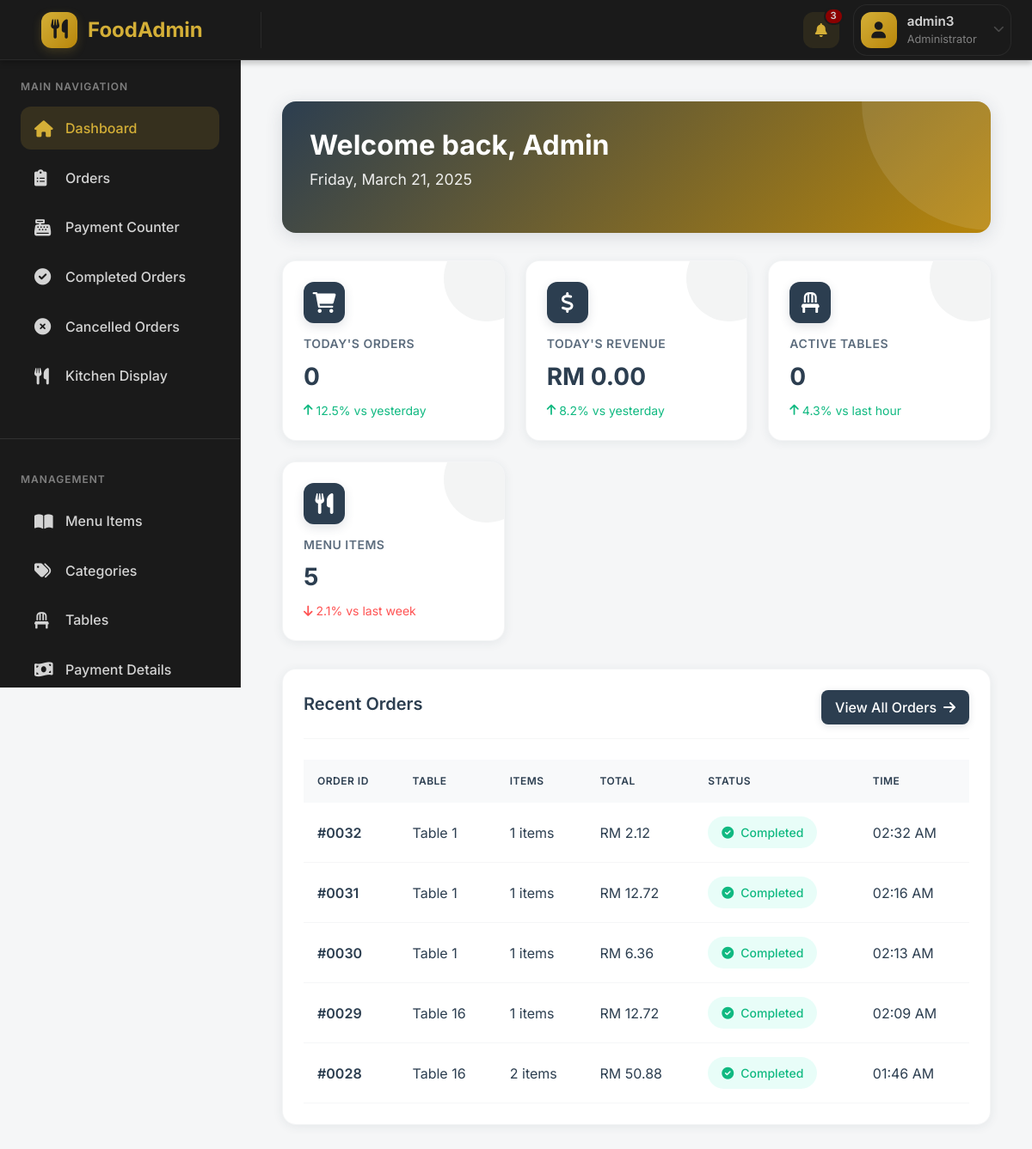
Page /admin/dashboard.php (signed in) on the earlier database version.
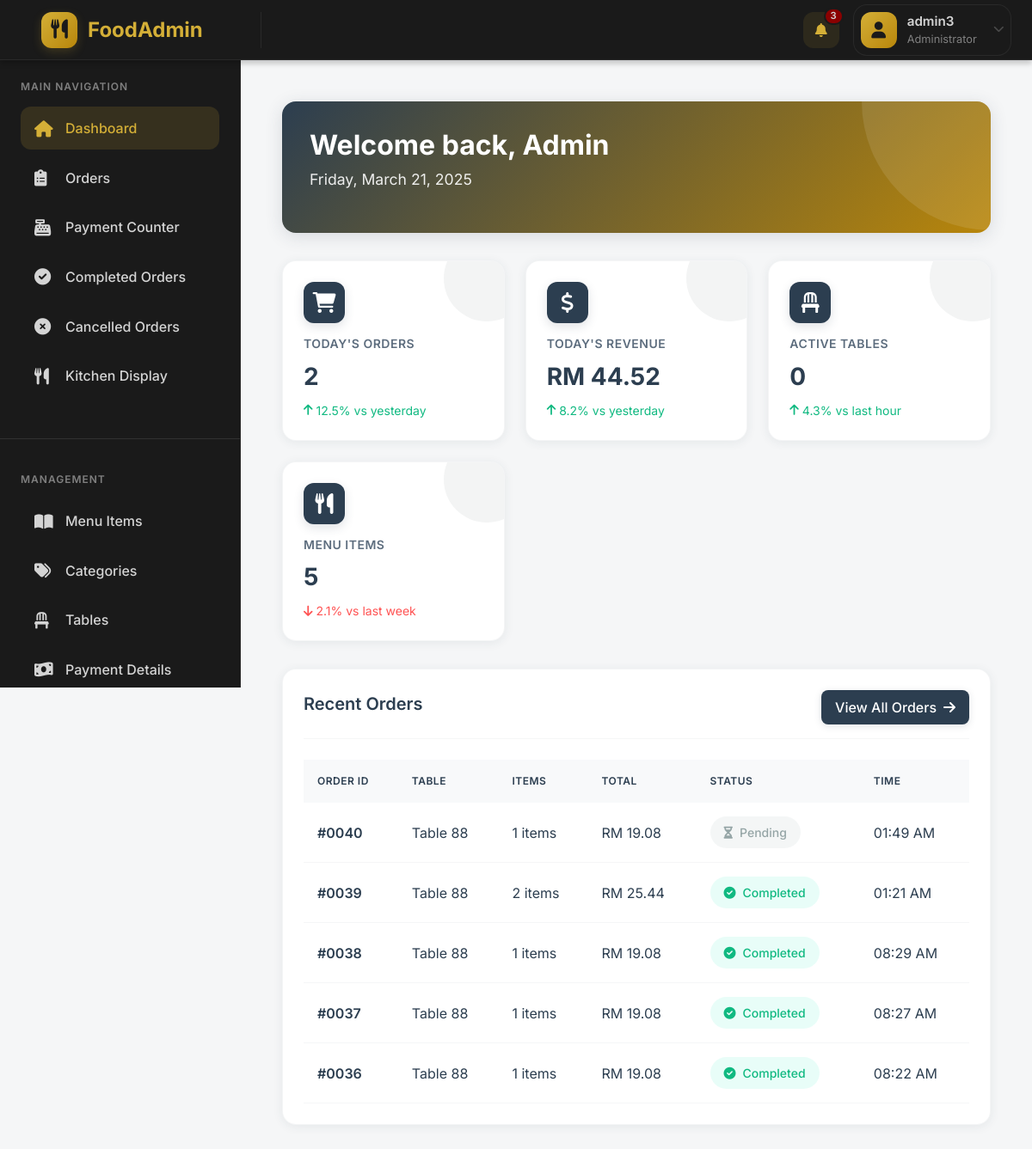
Same page on the later database version.
### tables this page shows
CREATE TABLE `orders` (
  `id` int(11) NOT NULL,
  `table_id` int(11) DEFAULT NULL,
  `status` enum('pending','processing','completed','cancelled') DEFAULT 'pending',
  `total_amount` decimal(10,2) DEFAULT 0.00,
  `created_at` timestamp NULL DEFAULT current_timestamp()
);

CREATE TABLE `tables` (
  `id` int(11) NOT NULL,
  `table_number` int(11) NOT NULL,
  `status` enum('active','inactive') DEFAULT 'active',
  `created_at` timestamp NULL DEFAULT current_timestamp()
);

### classes/Dashboard.php (called while the page is built, shortened)
<?php
class Dashboard {
    private $db;
    public function __construct($db) {
        $this->db = $db;
    }
    public function getDashboardData() {
        try {
            $statsQuery = "SELECT
                (SELECT COUNT(*) FROM orders WHERE DATE(created_at) = CURDATE()) as total_orders,
                (SELECT COUNT(*) FROM orders WHERE status = 'completed' AND DATE(created_at) = CURDATE()) as completed_orders,
                (SELECT COUNT(*) FROM orders WHERE status = 'processing' AND DATE(created_at) = CURDATE()) as processing_orders,
                (SELECT COUNT(*) FROM orders WHERE status = 'pending' AND DATE(created_at) = CURDATE()) as pending_orders,
                (SELECT COALESCE(SUM(total_amount), 0) FROM orders WHERE DATE(created_at) = CURDATE()) as total_revenue,
                (SELECT COUNT(*) FROM tables WHERE status = 'occupied') as active_tables,
                (SELECT COUNT(*) FROM menu_items WHERE status = 'available') as total_items";
            $stmt = $this->db->prepare($statsQuery);
            $stmt->execute();
            $stats = $stmt->fetch(PDO::FETCH_ASSOC);
            $ordersQuery = "SELECT
                o.id,
                o.total_amount,
                o.status,
                o.created_at,
                t.table_number as table_name,
                COUNT(oi.id) as item_count
                FROM orders o
                LEFT JOIN tables t ON o.table_id = t.id
                LEFT JOIN order_items oi ON o.id = oi.order_id
                GROUP BY o.id, o.total_amount, o.status, o.created_at, t.table_number
                ORDER BY o.created_at DESC
                LIMIT 5";
            $stmt = $this->db->prepare($ordersQuery);
            $stmt->execute();
            $recentOrders = $stmt->fetchAll(PDO::FETCH_ASSOC);
            return [
                'stats' => $stats,
                'recentOrders' => $recentOrders
            ];
        } catch (PDOException $e) {
            throw new Exception("Error fetching dashboard data: " . $e->getMessage());
        }
    }
}

### admin/dashboard.php (the view, shortened to what the changed rows need)
<?php
require_once(__DIR__ . '/../classes/Dashboard.php');
$database = new Database();
$db = $database->getConnection();
$dashboard = new Dashboard($db);
$username = $_SESSION['username'] ?? 'Admin';
try {
    $dashboardData = $dashboard->getDashboardData();
    $stats = $dashboardData['stats'];
    $recentOrders = $dashboardData['recentOrders'];
} catch (Exception $e) {
    $error = $e->getMessage();
}
$extra_css = '
<link href="https://cdnjs.cloudflare.com/ajax/libs/font-awesome/6.0.0/css/all.min.css" rel="stylesheet">
<style>
:root {
    --primary: #2C3E50;
    --primary-dark: #1A252F;
    --primary-light: #34495E;
    --success: #10B981;
    --warning: #95A5A6;
    --danger: #FF5252;
    --info: #10B981;
    --surface: #FFFFFF;
    --surface-hover: #F8F9FA;
    --on-surface: #2C3E50;
    --on-surface-medium: #5D6D7E;
    --on-surface-light: #95A5A6;
    --background: #F5F6F7;
}
body {
    font-family: "Inter", sans-serif;
    background: var(--background);
}
.dashboard-wrapper {
    padding: 1.5rem;
}
.welcome-section {
    background: linear-gradient(135deg, var(--primary), var(--primary-dark));
    box-shadow: 0 4px 20px rgba(44, 62, 80, 0.15);
    border-radius: 1rem;
    padding: 2rem;
    margin-bottom: 2rem;
    position: relative;
    overflow: hidden;
    color: white;
}
.welcome-section::before {
    content: "";
    position: absolute;
    top: 0;
    right: 0;
    width: 300px;
    height: 300px;
    transform: translate(50%, -50%);
    z-index: 1;
}
.welcome-content {
    position: relative;
    z-index: 2;
}
.welcome-title {
    font-size: 2rem;
    font-weight: 700;
    margin-bottom: 0.5rem;
}
.welcome-subtitle {
    font-size: 1.1rem;
    opacity: 0.9;
}
.quick-stats {
    display: grid;
    grid-template-columns: repeat(auto-fit, minmax(240px, 1fr));
    gap: 1.5rem;
    margin-bottom: 2rem;
}
.stat-card {
    background: var(--surface);
    box-shadow: 0 2px 12px rgba(44, 62, 80, 0.08);
    border: 1px solid rgba(44, 62, 80, 0.05);
    border-radius: 1rem;
    padding: 1.5rem;
    transition: all 0.3s ease;
    position: relative;
    overflow: hidden;
}
.stat-card:hover {
    transform: translateY(-5px);
    box-shadow: 0 4px 25px rgba(0,0,0,0.1);
}
.stat-card::after {
    content: "";
    position: absolute;
    top: 0;
    right: 0;
    width: 100px;
    height: 100px;
    background: currentColor;
    opacity: 0.05;
    border-radius: 50%;
    transform: translate(30%, -30%);
}
.stat-icon {
    width: 48px;
    height: 48px;
    border-radius: 12px;
    display: flex;
    align-items: center;
    justify-content: center;
    font-size: 1.5rem;
    margin-bottom: 1rem;
    background: var(--primary);
    color: white;
    transition: all 0.3s ease;
    box-shadow: 0 4px 12px rgba(44, 62, 80, 0.15);
}
.stat-card:hover .stat-icon {
    transform: scale(1.1) rotate(10deg);
}
.stat-title {
    font-size: 0.875rem;
    font-weight: 600;
    color: var(--on-surface-medium);
    text-transform: uppercase;
    letter-spacing: 0.5px;
    margin-bottom: 0.5rem;
}
.stat-value {
    font-size: 1.75rem;
    font-weight: 700;
    color: var(--on-surface);
    margin-bottom: 0.5rem;
}
.stat-change {
    font-size: 0.875rem;
    display: flex;
    align-items: center;
    gap: 0.25rem;
}
.stat-change.positive {
    color: var(--success);
}
.stat-change.negative {
    color: var(--danger);
}
.recent-orders-section {
    background: var(--surface);
    box-shadow: 0 2px 12px rgba(44, 62, 80, 0.08);
    border: 1px solid rgba(44, 62, 80, 0.05);
    border-radius: 1rem;
    padding: 1.5rem;
}
.section-header {
    display: flex;
    justify-content: space-between;
    align-items: center;
    margin-bottom: 1.5rem;
    padding-bottom: 1rem;
    border-bottom: 1px solid var(--background);
}
.section-title {
    font-size: 1.25rem;
    font-weight: 600;
    color: var(--on-surface);
}
.view-all-btn {
    padding: 0.5rem 1rem;
    border-radius: 0.5rem;
    background: var(--primary);
    color: white;
    text-decoration: none;
    font-weight: 500;
    transition: all 0.3s ease;
    display: inline-flex;
    align-items: center;
    gap: 0.5rem;
    box-shadow: 0 2px 8px rgba(44, 62, 80, 0.15);
}
.view-all-btn:hover {
    background: var(--primary-dark);
    transform: translateX(5px);
}
.orders-table {
    width: 100%;
    border-collapse: separate;
    border-spacing: 0;
}
.orders-table th {
    padding: 1rem;
    font-weight: 600;
    color: var(--on-surface);
    text-transform: uppercase;
    font-size: 0.75rem;
    letter-spacing: 0.5px;
    background: var(--surface-hover);
}
.orders-table td {
    padding: 1rem;
    color: var(--on-surface);
    border-bottom: 1px solid var(--background);
}
.orders-table tbody tr {
    transition: all 0.3s ease;
}
.orders-table tbody tr:hover {
    background: var(--surface-hover);
    transform: scale(1.01);
}
.order-id {
    font-weight: 600;
    color: var(--primary);
}
.status-badge {
    padding: 0.5rem 1rem;
    border-radius: 2rem;
    font-size: 0.875rem;
    font-weight: 500;
    display: inline-flex;
    align-items: center;
    gap: 0.5rem;
}
.status-badge.completed {
    background: rgba(29, 233, 182, 0.1);
    color: var(--success);
}
.status-badge.processing {
    background: rgba(29, 233, 182, 0.1);
    color: var(--info);
}
.status-badge.pending {
    background: rgba(149, 165, 166, 0.1);
    color: var(--warning);
}
@media (max-width: 768px) {
    .dashboard-wrapper {
        padding: 1rem;
    }
    .welcome-section {
        padding: 1.5rem;
    }
    .welcome-title {
        font-size: 1.5rem;
    }
    .stat-card {
        padding: 1.25rem;
    }
    .orders-table {
        display: block;
        overflow-x: auto;
        -webkit-overflow-scrolling: touch;
    }
    .status-badge {
        padding: 0.35rem 0.75rem;
        font-size: 0.75rem;
    }
}
@media (max-width: 480px) {
    .section-header {
        flex-direction: column;
        gap: 1rem;
        align-items: flex-start;
    }
    .view-all-btn {
        width: 100%;
        justify-content: center;
    }
}
</style>';
?>
<div class="dashboard-wrapper">
    <div class="welcome-section">
        <div class="welcome-content">
            <h1 class="welcome-title">Welcome back, <?php echo htmlspecialchars($username); ?></h1>
        </div>
    </div>
    <div class="quick-stats">
        <div class="stat-card">
            <div class="stat-icon">
                <i class="fas fa-shopping-cart"></i>
            </div>
            <h6 class="stat-title">Today's Orders</h6>
            <div class="stat-value"><?php echo $stats['total_orders'] ?? 0; ?></div>
            <div class="stat-change positive">
                <i class="fas fa-arrow-up"></i>
                <span>12.5% vs yesterday</span>
            </div>
        </div>
        <div class="stat-card">
            <div class="stat-icon">
                <i class="fas fa-dollar-sign"></i>
            </div>
            <h6 class="stat-title">Today's Revenue</h6>
            <div class="stat-value">RM <?php echo number_format($stats['total_revenue'] ?? 0, 2); ?></div>
            <div class="stat-change positive">
                <i class="fas fa-arrow-up"></i>
                <span>8.2% vs yesterday</span>
            </div>
        </div>
    </div>
    <div class="recent-orders-section">
        <div class="table-responsive">
            <table class="orders-table">
                <thead>
                    <tr>
                        <th>Order ID</th>
                        <th>Table</th>
                        <th>Items</th>
                        <th>Total</th>
                        <th>Status</th>
                        <th>Time</th>
                    </tr>
                </thead>
                <tbody>
                    <?php foreach ($recentOrders as $order): ?>
                    <tr>
                        <td>
                            <span class="order-id">#<?php echo str_pad($order['id'], 4, '0', STR_PAD_LEFT); ?></span>
                        </td>
                        <td>Table <?php echo htmlspecialchars($order['table_name']); ?></td>
                        <td><?php echo $order['item_count']; ?> items</td>
                        <td>RM <?php echo number_format($order['total_amount'], 2); ?></td>
                        <td>
                            <span class="status-badge <?php echo $order['status']; ?>">
                                <i class="fas fa-<?php
                                    echo match($order['status']) {
                                        'completed' => 'check-circle',
                                        'processing' => 'clock',
                                        'pending' => 'hourglass',
                                        default => 'info-circle'
                                    };
                                ?>"></i>
                                <?php echo ucfirst($order['status']); ?>
                            </span>
                        </td>
                        <td><?php echo date('h:i A', strtotime($order['created_at'])); ?></td>
                    </tr>
                    <?php endforeach; ?>
                </tbody>
            </table>
        </div>
    </div>
</div>
<?php
include 'includes/layout.php';
?>

Differences in the rows shown:
no longer on this page (row unchanged): orders: id "0032", table.table_number "1", item_count "1", total_amount "2.12", status "Completed", created_at "02:32 AM"
no longer on this page (row unchanged): orders: id "0031", table.table_number "1", item_count "1", total_amount "12.72", status "Completed", created_at "02:16 AM"
no longer on this page (row unchanged): orders: id "0030", table.table_number "1", item_count "1", total_amount "6.36", status "Completed", created_at "02:13 AM"
no longer on this page (row unchanged): orders: id "0029", table.table_number "16", item_count "1", total_amount "12.72", status "Completed", created_at "02:09 AM"
no longer on this page (row unchanged): orders: id "0028", table.table_number "16", item_count "2", total_amount "50.88", status "Completed", created_at "01:46 AM"
added orders: id "0040", table.table_number "88", item_count "1", total_amount "19.08", status "Pending", created_at "01:49 AM"
added orders: id "0039", table.table_number "88", item_count "2", total_amount "25.44", status "Completed", created_at "01:21 AM"
added orders: id "0038", table.table_number "88", item_count "1", total_amount "19.08", status "Completed", created_at "08:29 AM"
added orders: id "0037", table.table_number "88", item_count "1", total_amount "19.08", status "Completed", created_at "08:27 AM"
added orders: id "0036", table.table_number "88", item_count "1", total_amount "19.08", status "Completed", created_at "08:22 AM"
Other differences:
$stats['total_orders']: "0" → "2"
$stats['total_revenue']: "0.00" → "44.52"
